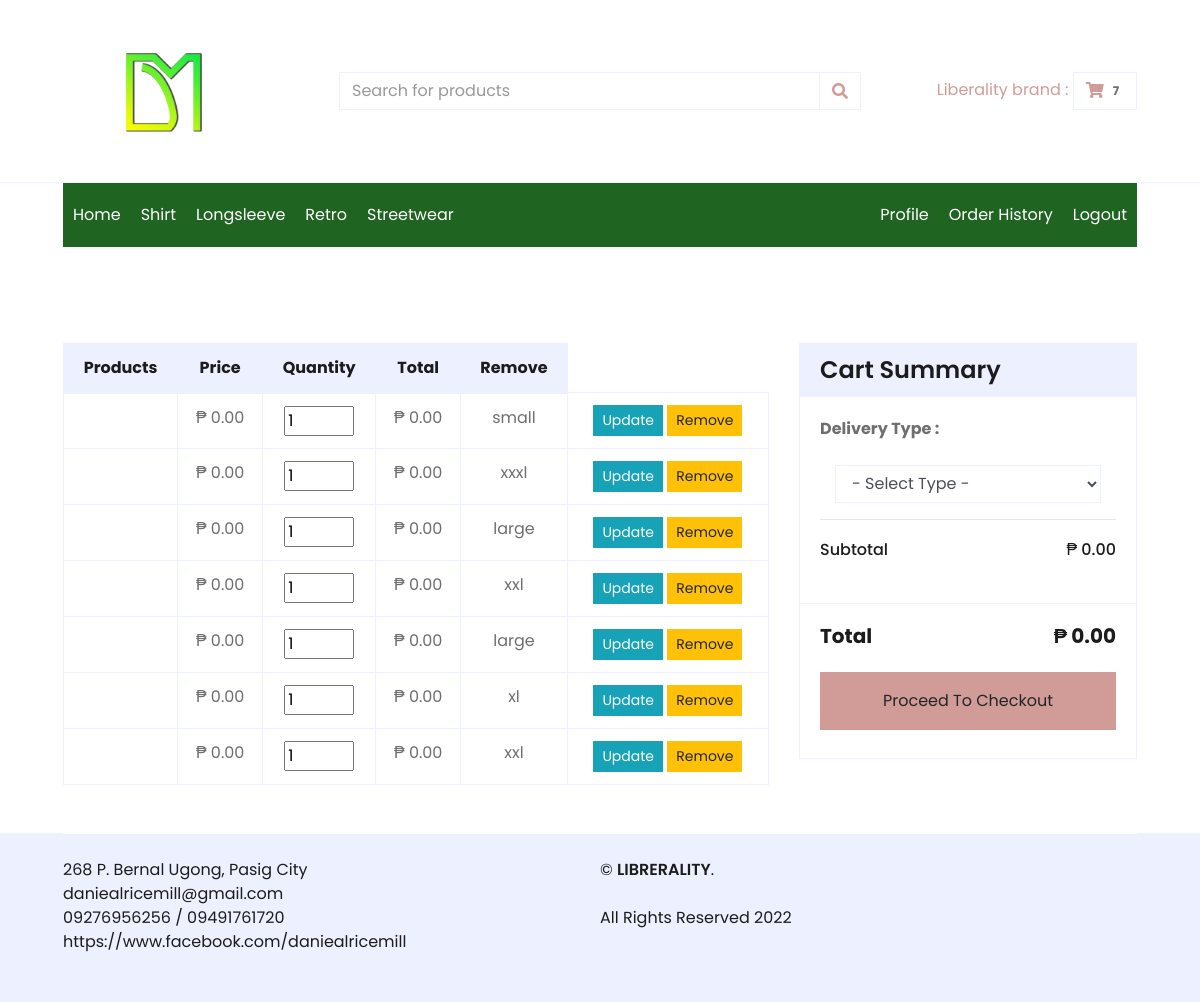
The app's page /customer/cart.php (signed in), older data.
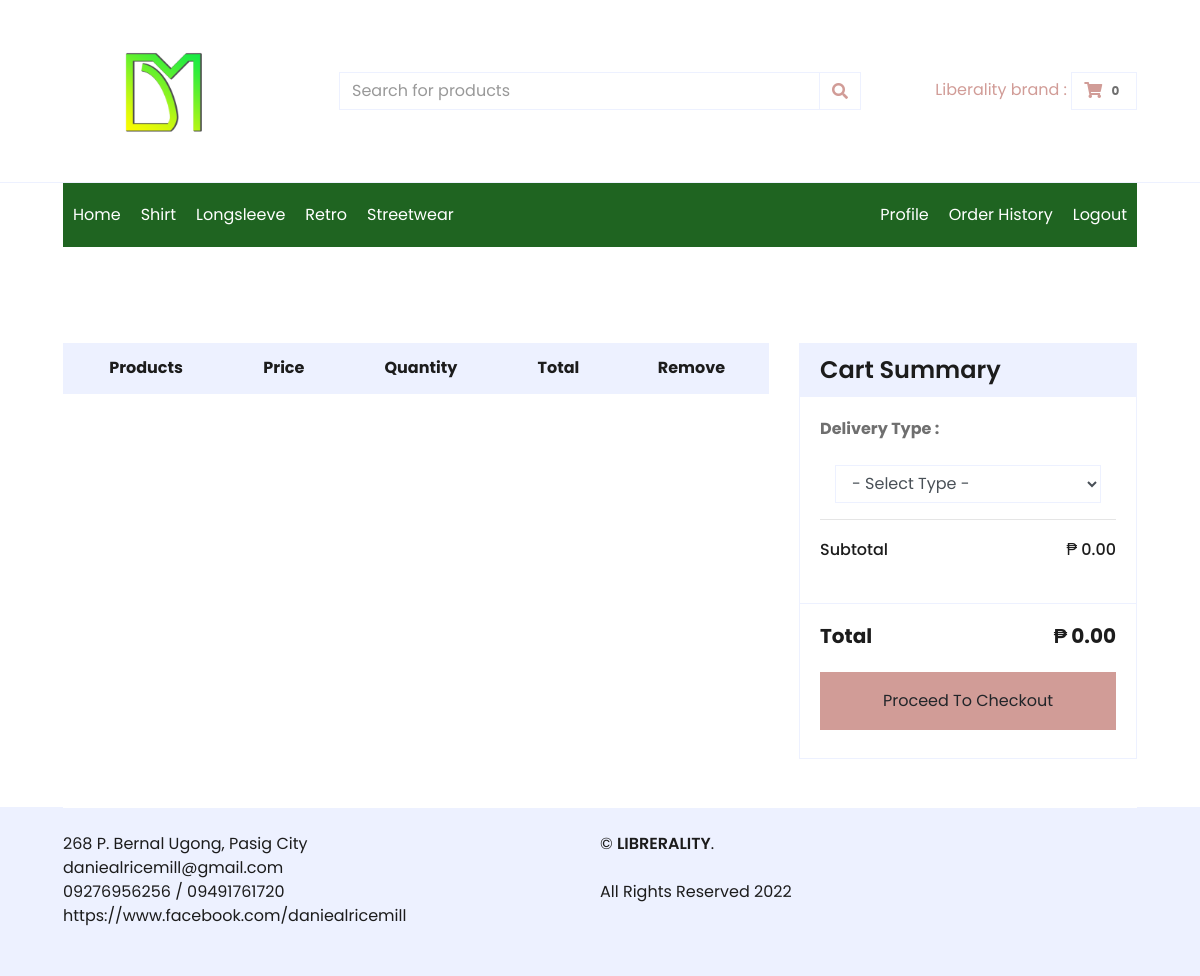
The same page, newer data.
### tables this page shows
CREATE TABLE `pos_item_category` (
  `category_id` int(12) NOT NULL,
  `name` varchar(100) NOT NULL,
  `photo` text NOT NULL,
  `date_added` timestamp NOT NULL DEFAULT current_timestamp()
);

CREATE TABLE `pos_order` (
  `order_id` int(11) NOT NULL,
  `customer_id` int(11) NOT NULL,
  `trans_code` varchar(100) NOT NULL,
  `item_id` int(12) NOT NULL,
  `qty` int(11) NOT NULL,
  `size` varchar(12) NOT NULL,
  `mdate` varchar(50) NOT NULL,
  `edate` varchar(50) NOT NULL,
  `status` tinyint(1) NOT NULL,
  `created_by` int(11) NOT NULL,
  `created_at` datetime NOT NULL DEFAULT current_timestamp()
);

CREATE TABLE `pos_settings` (
  `id` int(12) NOT NULL,
  `title` text NOT NULL,
  `email` text NOT NULL,
  `contact` text NOT NULL,
  `address` text NOT NULL,
  `facebook` text NOT NULL,
  `termscondition` text NOT NULL,
  `logo` text NOT NULL,
  `about` text NOT NULL,
  `faq` text NOT NULL
);

### customer/controller/order.php (called while the page is built, shortened)
<?php
$customerid = $_SESSION['id'];
$ordercnt   = $mysqli->query("select count(*)count_val from pos_order where status = 0 and customer_id='$customerid'");
$cntrow     = $ordercnt->fetch_assoc();
$orders     = $mysqli->query("SELECT a.* ,b.* from pos_order a left join pos_items b on a.item_id = b.item_id where a.status = 0 and a.customer_id='$customerid'");

### customer/cart.php (the view, shortened to what this page needs)
<?php include("header.php");?>
   <div class="container-fluid pt-5">
       <div class="row px-xl-5">
           <div class="col-lg-8 table-responsive mb-5">
               <table class="table table-bordered text-center mb-0">
                   <thead class="bg-secondary text-dark">
                       <tr>
                           <th>Products</th>
                           <th>Price</th>
                           <th>Quantity</th>
                           <th>Total</th>
                           <th>Remove</th>
                       </tr>
                   </thead>
                   <tbody class="align-middle">
					<?php
						while($val = $orders->fetch_object()){
						$total += $val->item_price * $val->qty;
					?>
					<form method="post">
                       <tr>
                                <td><?php echo $val->item_name;?></td>
								<td>₱ <?php echo number_format($val->item_price,2);?></td>
                                <td>
								<?php if($val->size == "small"){ $length = $val->small;}
									  if($val->size == "large"){ $length = $val->large; }
									  if($val->size == "xl"){$length = $val->xl;}
									  if($val->size == "xxl"){$length = $val->xxl;}
									  if($val->size == "xxxl"){$length = $val->xxxl;}
									 ?>
                                  	<input type="number" name="cnt" class="" min="1" value="<?php echo $val->qty;?>" max="<?php echo $length;?>" style="width:70px" >
                                </td>
                                <td>₱ <?php echo number_format($val->item_price * $val->qty,2);?> </td>
                                <td><?php echo $val->size;?></td>
                                <td>
									<button type="submit" class="btn btn-sm btn-info" name="update-cart"> Update </button>
									<button  type="submit" class="btn btn-sm btn-warning" name="delete-cart"> Remove </button>
								</td>
                            </tr>
                      </form>
				<?php } ?>
                   </tbody>
               </table>
           </div>
           <div class="col-lg-4">
             <form method="post">
               <div class="card border-secondary mb-5">
                   <div class="card-header bg-secondary border-0">
                       <h4 class="font-weight-semi-bold m-0">Cart Summary</h4>
                   </div>
                   <div class="card-body">
					<p class="mb-4"><b>Delivery Type :</b> <br>
					<div class="col-12">
						<select class="form-control" name="delivery_option" required>
							<option value=""> - Select Type -  </option>
						</select>
					</div>
					</p>
					<hr>
                       <div class="d-flex justify-content-between mb-3 pt-1">
                           <h6 class="font-weight-medium">Subtotal</h6>
                           <h6 class="font-weight-medium">₱ <?php echo number_format($total,2);?></h6>
                       </div>
                   </div>
                   <div class="card-footer border-secondary bg-transparent">
                       <div class="d-flex justify-content-between mt-2">
                           <h5 class="font-weight-bold">Total</h5>
                           <h5 class="font-weight-bold">₱ <?php echo number_format($total,2);?></h5>
                       </div>
                       <button class="btn btn-block btn-primary my-3 py-3" name="checkout-order">Proceed To Checkout</button>
                   </div>
               </div>
			</form>
           </div>
       </div>
   </div>
<?php include("footer.php");?>

### customer/header.php (shortened to what this page needs)
<!DOCTYPE html>
<html lang="en">
<head>
	<?php
	include('../controller/database.php');
	$settings_val = $mysqli->query("SELECT * from pos_settings");
    $sval = $settings_val->fetch_row();
	?>
	<?php include('controller/order.php');?>
    <link href="https://cdnjs.cloudflare.com/ajax/libs/font-awesome/5.10.0/css/all.min.css" rel="stylesheet">
    <link href="../assets/lib/owlcarousel/assets/owl.carousel.min.css" rel="stylesheet">
    <link href="../assets/css/style.css" rel="stylesheet">
	</head>
	<body>
    <div class="container-fluid">
        <div class="row align-items-center py-3 px-xl-5">
            <div class="col-lg-3 d-none d-lg-block">
                <a href="" class="text-decoration-none">
                    <img src="../assets/logo.png" width="200px">
                </a>
            </div>
            <div class="col-lg-6 col-6 text-left">
                <form method="post">
                    <div class="input-group">
                        <input type="text" class="form-control" placeholder="Search for products" name="product">
                        <div class="input-group-append">
                            <button type="submit" class="input-group-text bg-transparent text-primary" name="search">
                                <i class="fa fa-search"></i>
                            </button>
                        </div>
                    </div>
                </form>
            </div>
            <div class="col-lg-3 col-6 text-right">
                <a href="profile.php"> <?php echo $_SESSION['name'];?> :  </a>
                <a href="cart.php" class="btn border">
                    <i class="fas fa-shopping-cart text-primary"></i>
                    <span class="badge"><?php echo $cntrow['count_val'];?></span>
                </a>
            </div>
        </div>
    </div>
    <div class="container-fluid mb-5">
        <div class="row border-top px-xl-5">
            <div class="col-lg-12">
                <nav class="navbar navbar-expand-lg bg-light navbar-light py-3 py-lg-0 px-0" style="background-color:#1F6421 !important;">
                    <div class="collapse navbar-collapse justify-content-between" id="navbarCollapse">
                        <div class="navbar-nav mr-auto py-0">
                            <a href="index.php" class="nav-item nav-link active"  style="color:#fff !important;">Home</a>
							<?php
							$category1 = $mysqli->query("SELECT * from pos_item_category ");
							while($val1 = $category1->fetch_object()){
							?>
                            <a href="index.php?data=<?php echo $val1->category_id;?>&category=<?php echo $val1->name;?>" class="nav-item nav-link" style="color:#fff !important;"><?php echo $val1->name;?></a>
							<?php } ?>
                        </div>
                        <div class="navbar-nav ml-auto py-0">
                            <a href="profile.php" class="nav-item nav-link" style="color:#fff !important;">Profile</a>
                            <a href="order-history.php" class="nav-item nav-link" style="color:#fff !important;">Order History</a>
                            <a href="logout.php" class="nav-item nav-link" style="color:#fff !important;">Logout</a>
                        </div>
                    </div>
                </nav>
            </div>
        </div>
    </div>

### customer/footer.php (shortened to what this page needs)
    <div class="container-fluid bg-secondary text-dark  ">
        <div class="row border-top border-light mx-xl-5 py-4">
            <div class="col-md-6 px-xl-0">
                <p class="mb-md-0 text-left  text-dark">
					 <?php echo $sval[4];?>
					<br> <?php echo $sval[2];?>
					<br> <?php echo $sval[3];?>
					<br> <?php echo $sval[5];?>
                </p>
            </div>
			<div class="col-md-6 px-xl-0">
                <p class="mb-md-0 text-left  text-dark">
                    &copy;
					<a class="text-dark font-weight-semi-bold" href="#">LIBRERALITY</a>.
					<br><br>
					All Rights Reserved 2022
                </p>
            </div>
            <div class="col-md-6 px-xl-0 text-center text-md-right">
            </div>
        </div>
    </div>
</body>
</html>

Row changes from the older to the newer data that the page shows:
removed pos_order: item_price "0.00", cnt "1", qty "0.00", size "small"
removed pos_order: item_price "0.00", cnt "1", qty "0.00", size "xxxl"
removed pos_order: item_price "0.00", cnt "1", qty "0.00", size "large"
removed pos_order: item_price "0.00", cnt "1", qty "0.00", size "xxl"
removed pos_order: item_price "0.00", cnt "1", qty "0.00", size "large"
removed pos_order: item_price "0.00", cnt "1", qty "0.00", size "xl"
removed pos_order: item_price "0.00", cnt "1", qty "0.00", size "xxl"
Text that changed along with them:
$cntrow['count_val']: "7" → "0"
